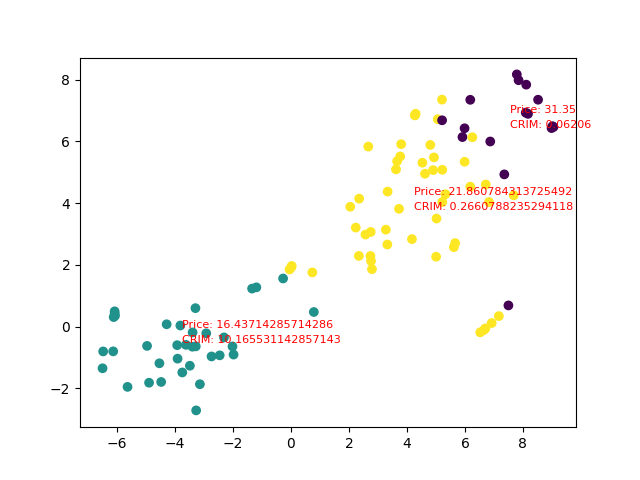

Recreate this plot in Python.
import matplotlib.pyplot as plt
import numpy as np
import pandas as pd

from sklearn.datasets import load_boston
from sklearn.manifold import TSNE
from sklearn.cluster import KMeans

from sklearn.model_selection import train_test_split
from sklearn.preprocessing import StandardScaler


# suppress warnings
import warnings
warnings.filterwarnings("ignore")


# load data
boston = load_boston()
X = pd.DataFrame(boston.data, columns=boston.feature_names)
y = boston.target


# split train and test data
X_train, X_test, y_train, y_test = train_test_split(X, y, test_size=0.2, random_state=42)


# scale
scaler = StandardScaler()
X_train_scaled = pd.DataFrame(scaler.fit_transform(X_train), columns=X_train.columns)
X_test_scaled = pd.DataFrame(scaler.transform(X_test), columns=X_test.columns)


# TSNE downsizing
tsne = TSNE(n_components=2, learning_rate=250, random_state=42)
X_train_tsne = tsne.fit_transform(X_train_scaled)
X_test_tsne = tsne.fit_transform(X_test_scaled)


# KMeans clustering
km = KMeans(n_clusters=3, random_state=42, max_iter=100)
km_trained = km.fit_predict(X_train_scaled)
km_test = km.predict(X_test_scaled)


# Plotting
plt.scatter(X_test_tsne[:, 0], X_test_tsne[:, 1], c=km_test)


# Average price & CRIM
for i in range(0, 3):
  crim = X_test[km_test == i]['CRIM'].mean()
  price = y_test[km_test == i].mean()
  plt.text(X_test_tsne[:, 0][km_test == i].mean(), X_test_tsne[:, 1][km_test == i].mean(), f"CRIM: {crim}", c='r',fontsize=8)
  plt.text(X_test_tsne[:, 0][km_test == i].mean(), X_test_tsne[:, 1][km_test == i].mean()+0.5, f"Price: {price}", c='r',fontsize=8)

plt.savefig('task3.png')
plt.show()